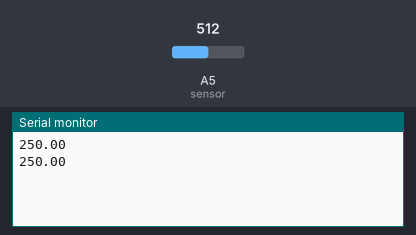
The sketch below on a simulated Arduino Uno, built with avr-gcc and run on an emulated ATmega328P. Parts: the last lines printed to the serial monitor. The inputs (shaded band) are chosen by the test bench; at power-on: A5 (sensor) = 512.

Above: at 1.8 s.
1.9 s: A5 (sensor) set to 716
At 2.8 s:
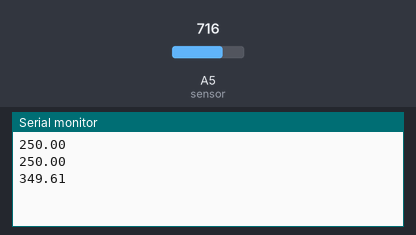
3.4 s: A5 (sensor) set to 900
At 4.8 s:
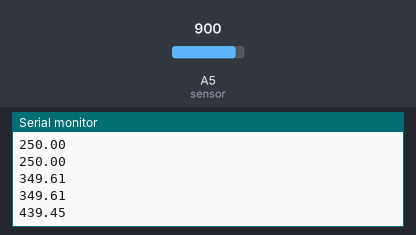
Timing chart, 0 to 6.4 s (numbered marks = the images above; inputs shaded):
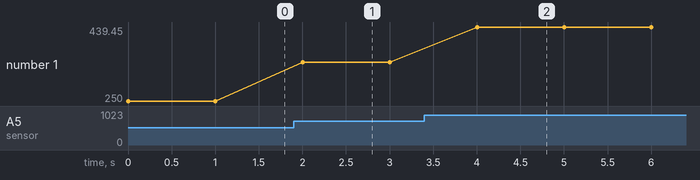

The sketch:

test_tempsensor.ino
```cpp
#define sensor A5
int reading;

void setup() {
  pinMode(sensor, INPUT);
  Serial.begin(9600);
}

void loop() {
  reading = analogRead(sensor);

  float temp = (reading * 500.0) / 1024.0;
  Serial.print(temp);
  Serial.println();
  delay(1000);
}
```

Measured:
- after the input at 1.9 s, the serial monitor: prints a new line after 0.10 s (image 1)
- after the input at 3.4 s, the serial monitor: prints a new line after 0.60 s (image 2)
- plotted number 1: 250 → 349.61 after the input at 1.9 s, 349.61 → 439.45 after the input at 3.4 s
